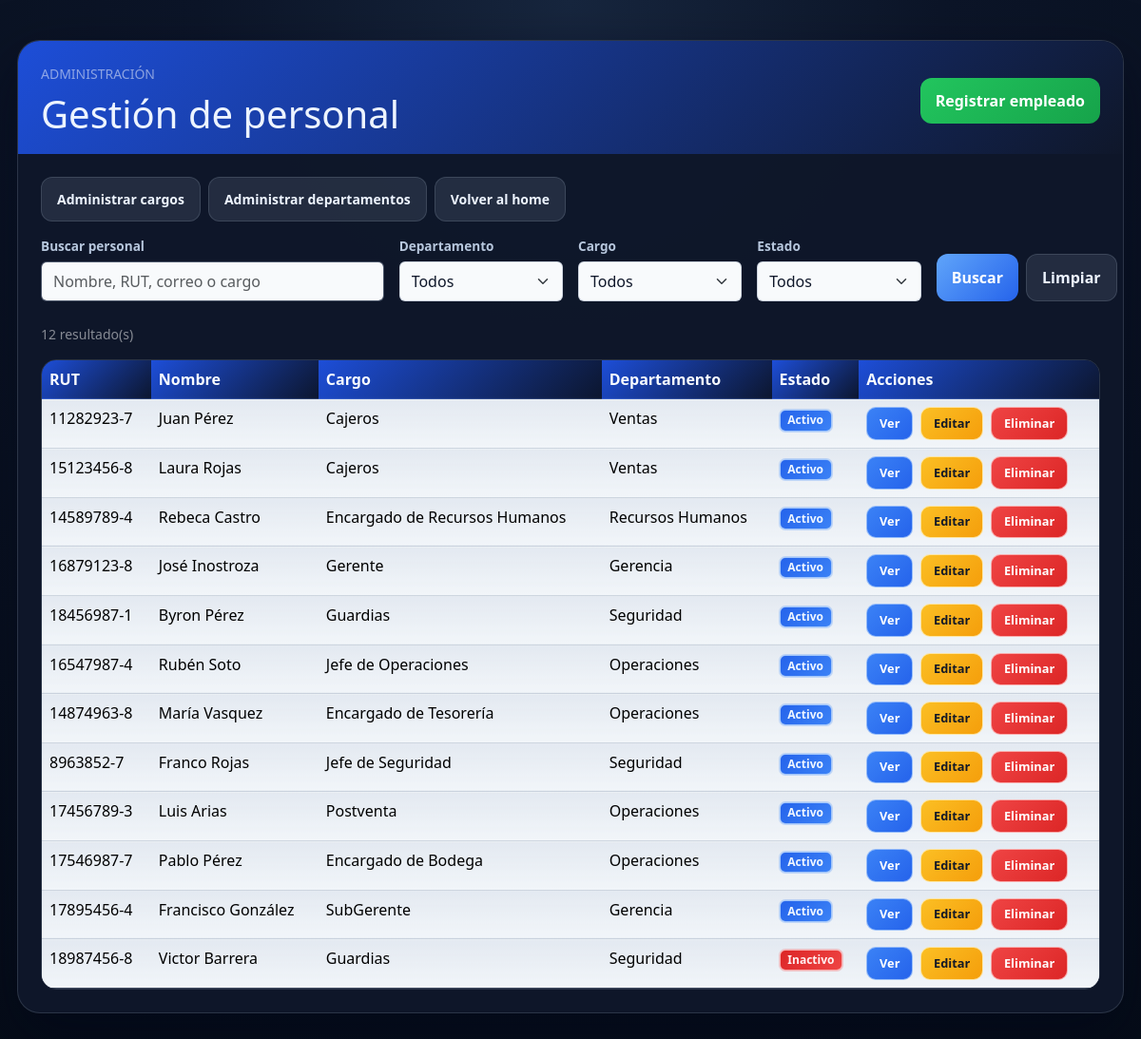
The app's page /personal/ (signed in) with its own data.
### personal/models.py (models this page shows, shortened)
class Empleado(models.Model):
    rut = models.CharField(max_length=12, unique=True)
    nombre = models.CharField(max_length=100)
    apellido = models.CharField(max_length=100)
    correo_electronico = models.EmailField()
    telefono = models.CharField(max_length=15)
    fecha_ingreso = models.DateField()
    ESTADOS_CHOICES = [
        ('Activo', 'Activo'),
        ('Inactivo', 'Inactivo'),
    ]
    estado = models.CharField(max_length=20, choices=ESTADOS_CHOICES, default='Activo')
    cargo = models.ForeignKey(Cargo, on_delete=models.RESTRICT)
    departamento = models.ForeignKey(Departamento, on_delete=models.RESTRICT)

class Cargo(models.Model):
    nombre_cargo = models.CharField(max_length=100)
    descripcion = models.TextField(blank=True, null=True)
    departamento = models.ForeignKey(Departamento, on_delete=models.RESTRICT, related_name='cargos')

class Departamento(models.Model):
    nombre = models.CharField(max_length=100)
    descripcion = models.TextField(blank=True, null=True)

### personal/views.py (the view, shortened to what this page needs)
# urls.py: path('', views.lista_empleados, name='lista_empleados'),
@login_required
def lista_empleados(request):
    busqueda = request.GET.get('q', '').strip()
    departamento_id = request.GET.get('departamento', '')
    cargo_id = request.GET.get('cargo', '')
    estado = request.GET.get('estado', '')
    empleados = Empleado.objects.select_related('cargo', 'departamento')
    if departamento_id.isdigit():
        empleados = empleados.filter(departamento_id=departamento_id)
    else:
        departamento_id = ''
    if cargo_id.isdigit():
        empleados = empleados.filter(cargo_id=cargo_id)
    else:
        cargo_id = ''
    if estado in dict(Empleado.ESTADOS_CHOICES):
        empleados = empleados.filter(estado=estado)
    else:
        estado = ''
    context = {
        'empleados': empleados,
        'departamentos': Departamento.objects.order_by('nombre'),
        'cargos': Cargo.objects.order_by('nombre_cargo'),
        'busqueda': busqueda,
        'departamento_seleccionado': departamento_id,
        'cargo_seleccionado': cargo_id,
        'estado_seleccionado': estado,
        'filtros_activos': any((busqueda, departamento_id, cargo_id, estado)),
    }
    return render(request, 'personal/lista_empleados.html', context)

### personal/templates/personal/lista_empleados.html (shortened to what this page needs)
<!DOCTYPE html>
<html lang="es">
<head>
    <link href="https://cdn.jsdelivr.net/npm/bootstrap@5.3.8/dist/css/bootstrap.min.css" rel="stylesheet">
</head>
<body>
    <div class="page-shell">
        <div class="panel">
            <div class="panel-header d-flex justify-content-between align-items-center flex-wrap gap-3">
                <div>
                    <p class="mb-2 text-uppercase small text-white-50">Administración</p>
                    <h1>Gestión de personal</h1>
                </div>
                {% if request.user.is_staff %}
                    <a href="{% url 'crear_empleado' %}" class="btn btn-success">Registrar empleado</a>
                {% endif %}
            </div>
            <div class="panel-body">
                <div class="mb-3 d-flex flex-wrap gap-2">
                    {% if request.user.is_staff %}
                        <a href="/admin/personal/cargo/" class="btn btn-secondary btn-sm">Administrar cargos</a>
                        <a href="/admin/personal/departamento/" class="btn btn-secondary btn-sm">Administrar departamentos</a>
                    {% endif %}
                    <a href="{% url 'home' %}" class="btn btn-secondary btn-sm">Volver al home</a>
                </div>
                <form method="get" class="row g-3 align-items-end mb-4">
                    <div class="col-12 col-lg-4">
                        <label for="q" class="filter-label">Buscar personal</label>
                        <input type="search" id="q" name="q" value="{{ busqueda }}" class="form-control filter-control" placeholder="Nombre, RUT, correo o cargo">
                    </div>
                    <div class="col-12 col-sm-6 col-lg-2">
                        <label for="departamento" class="filter-label">Departamento</label>
                        <select id="departamento" name="departamento" class="form-select filter-control">
                            <option value="">Todos</option>
                        </select>
                    </div>
                    <div class="col-12 col-sm-6 col-lg-2">
                        <label for="cargo" class="filter-label">Cargo</label>
                        <select id="cargo" name="cargo" class="form-select filter-control">
                            <option value="">Todos</option>
                        </select>
                    </div>
                    <div class="col-12 col-sm-6 col-lg-2">
                        <label for="estado" class="filter-label">Estado</label>
                        <select id="estado" name="estado" class="form-select filter-control">
                            <option value="">Todos</option>
                        </select>
                    </div>
                    <div class="col-12 col-sm-6 col-lg-2 d-flex gap-2">
                        <button type="submit" class="btn btn-primary flex-grow-1">Buscar</button>
                        <a href="{% url 'lista_empleados' %}" class="btn btn-secondary" aria-label="Limpiar búsqueda y filtros">Limpiar</a>
                    </div>
                </form>
                <p class="text-white-50 small mb-3">{{ empleados|length }} resultado(s)</p>
                <div class="table-responsive">
                    <table class="table table-hover mb-0">
                        <thead>
                            <tr>
                                <th>RUT</th>
                                <th>Nombre</th>
                                <th>Cargo</th>
                                <th>Departamento</th>
                                <th>Estado</th>
                                <th>Acciones</th>
                            </tr>
                        </thead>
                        <tbody>
                            {% for empleado in empleados %}
                            <tr>
                                <td>{{ empleado.rut }}</td>
                                <td>{{ empleado.nombre }} {{ empleado.apellido }}</td>
                                <td>{{ empleado.cargo.nombre_cargo }}</td>
                                <td>{{ empleado.departamento.nombre }}</td>
                                <td>
                                    {% if empleado.estado == 'Activo' %}
                                        <span class="badge badge-primary">{{ empleado.estado }}</span>
                                    {% else %}
                                        <span class="badge badge-danger">{{ empleado.estado }}</span>
                                    {% endif %}
                                </td>
                                <td>
                                    <div class="d-flex gap-2 flex-wrap">
                                        <a href="{% url 'detalle_empleado' empleado.id %}" class="btn btn-info btn-mini">Ver</a>
                                        {% if request.user.is_staff %}
                                            <a href="{% url 'editar_empleado' empleado.id %}" class="btn btn-warning btn-mini">Editar</a>
                                            <a href="{% url 'eliminar_empleado' empleado.id %}" class="btn btn-danger btn-mini">Eliminar</a>
                                        {% endif %}
                                    </div>
                                </td>
                            </tr>
                            {% endfor %}
                        </tbody>
                    </table>
                </div>
            </div>
        </div>
    </div>
</body>
</html>

### personal/templates/personal/lista_empleados.html (style rules this page uses)
:root { --bg: #09111d; --panel: #0f172a; --panel-2: #111c2d; --line: rgba(148, 163, 184, 0.22); --text: #edf4ff; --muted: #b7c7dd; --primary: #60a5fa; --primary-2: #2563eb; --success: #22c55e; --success-soft: rgba(34, 197, 94, 0.18); --danger: #ef4444; --danger-soft: rgba(239, 68, 68, 0.18); --warning: #fbbf24; --warning-soft: rgba(251, 191, 36, 0.18); }
body { margin: 0; min-height: 100vh; background: radial-gradient(circle at top, #17263e 0%, #0c1528 30%, #050c17 100%); color: var(--text); font-family: 'Segoe UI', Tahoma, Geneva, Verdana, sans-serif; }
.page-shell { max-width: 1280px; margin: 42px auto; padding: 0 18px 42px; }
.panel { background: rgba(15, 23, 42, 0.96); border: 1px solid var(--line); border-radius: 24px; box-shadow: 0 24px 60px rgba(2,6,23,0.55); overflow: hidden; }
.panel-header { background: linear-gradient(135deg, #1d4ed8 0%, #0f172a 100%); padding: 24px 24px 18px; }
.panel-header h1 { margin: 0; }
.panel-body { padding: 24px; }
.filter-label { display: block; margin-bottom: 6px; color: var(--muted); font-size: 0.85rem; font-weight: 700; }
.filter-control { min-height: 42px; border-color: rgba(148, 163, 184, 0.45); background-color: #f8fafc; color: #0f172a; }
.btn-primary { background: linear-gradient(135deg, var(--primary), var(--primary-2)); border: 0; border-radius: 12px; padding: 0.75rem 1rem; font-weight: 700; }
.btn-secondary { background: rgba(148,163,184,0.16); border: 1px solid var(--line); color: var(--text); border-radius: 12px; padding: 0.75rem 1rem; font-weight: 700; }
.btn-success { background: linear-gradient(135deg, #22c55e, #16a34a); border: 0; border-radius: 12px; padding: 0.75rem 1rem; font-weight: 700; }
table { color: var(--text) !important; border-color: var(--line) !important; }
thead th { background: linear-gradient(135deg, #1d4ed8 0%, #0c162f 100%) !important; color: #f8fbff !important; border-color: rgba(148, 163, 184, 0.22) !important; }
tbody td { background: linear-gradient(180deg, rgba(226, 232, 240, 0.96), rgba(241, 245, 249, 0.98)); color: #0f172a; border-color: rgba(148, 163, 184, 0.35) !important; }
.table-responsive { border-radius: 16px; overflow: hidden; border: 1px solid var(--line); }
.badge-primary { background: linear-gradient(135deg, #2563eb, #3b82f6); color: #eff6ff; border: 1px solid rgba(191, 219, 254, 0.8); box-shadow: 0 0 0 1px rgba(59, 130, 246, 0.25); }
.badge-danger { background: linear-gradient(135deg, #dc2626, #ef4444); color: #fff1f2; border: 1px solid rgba(254, 202, 202, 0.8); box-shadow: 0 0 0 1px rgba(239, 68, 68, 0.25); }
.btn-mini { border-radius: 10px; padding: 0.42rem 0.8rem; font-size: 0.8rem; font-weight: 700; }
.btn-info { background: linear-gradient(135deg, #3b82f6, #2563eb); border: 1px solid rgba(191, 219, 254, 0.7); color: #ffffff !important; }
.btn-warning { background: linear-gradient(135deg, #fbbf24, #f59e0b); border: 1px solid rgba(254, 243, 199, 0.8); color: #111827 !important; }
.btn-danger { background: linear-gradient(135deg, #ef4444, #dc2626); border: 1px solid rgba(254, 202, 202, 0.8); color: #ffffff !important; }

### records on screen
Empleado: rut "11282923-7", nombre "Juan", apellido "Pérez", cargo.nombre_cargo "Cajeros", departamento.nombre "Ventas", estado "Activo"
Empleado: rut "15123456-8", nombre "Laura", apellido "Rojas", cargo.nombre_cargo "Cajeros", departamento.nombre "Ventas", estado "Activo"
Empleado: rut "14589789-4", nombre "Rebeca", apellido "Castro", cargo.nombre_cargo "Encargado de Recursos Humanos", departamento.nombre "Recursos Humanos", estado "Activo"
Empleado: rut "16879123-8", nombre "José", apellido "Inostroza", cargo.nombre_cargo "Gerente", departamento.nombre "Gerencia", estado "Activo"
Empleado: rut "18456987-1", nombre "Byron", apellido "Pérez", cargo.nombre_cargo "Guardias", departamento.nombre "Seguridad", estado "Activo"
Empleado: rut "16547987-4", nombre "Rubén", apellido "Soto", cargo.nombre_cargo "Jefe de Operaciones", departamento.nombre "Operaciones", estado "Activo"
Empleado: rut "14874963-8", nombre "María", apellido "Vasquez", cargo.nombre_cargo "Encargado de Tesorería", departamento.nombre "Operaciones", estado "Activo"
Empleado: rut "8963852-7", nombre "Franco", apellido "Rojas", cargo.nombre_cargo "Jefe de Seguridad", departamento.nombre "Seguridad", estado "Activo"
Empleado: rut "17456789-3", nombre "Luis", apellido "Arias", cargo.nombre_cargo "Postventa", departamento.nombre "Operaciones", estado "Activo"
Empleado: rut "17546987-7", nombre "Pablo", apellido "Pérez", cargo.nombre_cargo "Encargado de Bodega", departamento.nombre "Operaciones", estado "Activo"
Empleado: rut "17895456-4", nombre "Francisco", apellido "González", cargo.nombre_cargo "SubGerente", departamento.nombre "Gerencia", estado "Activo"
Empleado: rut "18987456-8", nombre "Victor", apellido "Barrera", cargo.nombre_cargo "Guardias", departamento.nombre "Seguridad", estado "Inactivo"

### other values on screen
{{ empleados|length }} "12"
